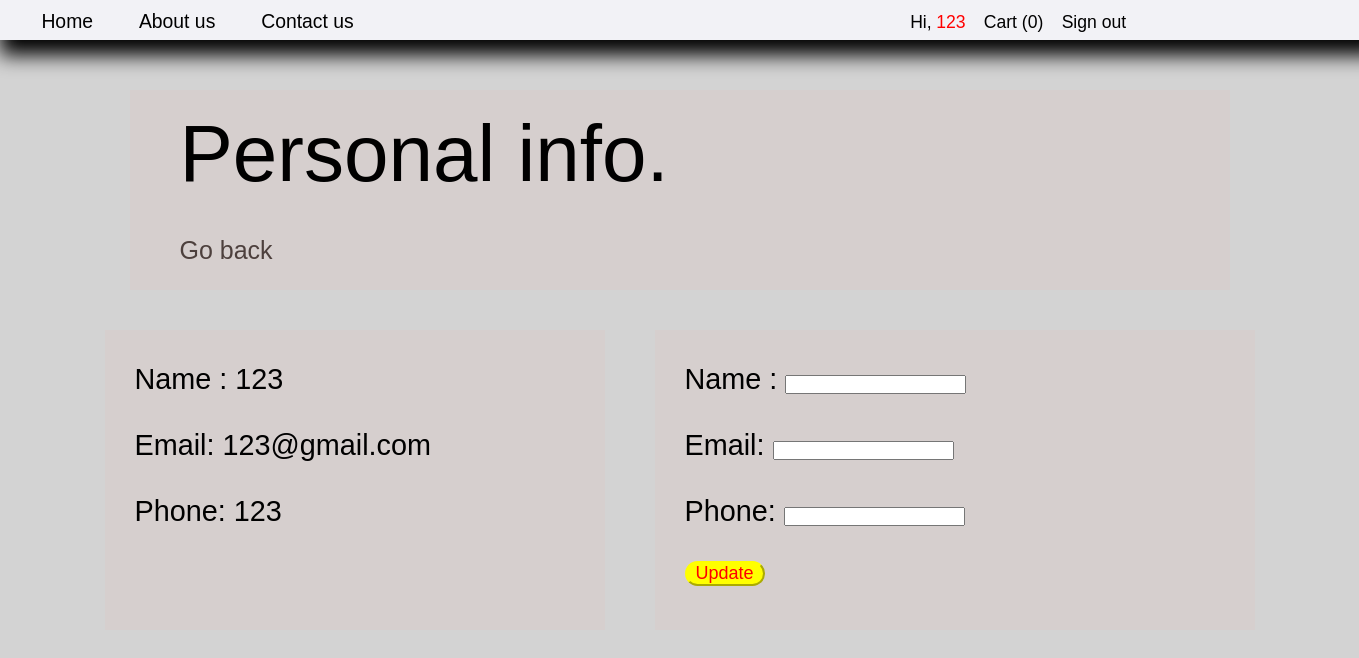
/personalinfo.php (signed in), run on the app's committed database.
### tables this page shows
CREATE TABLE `user` (
  `id` int(11) NOT NULL,
  `username` text NOT NULL,
  `userpassword` text NOT NULL,
  `email` text NOT NULL,
  `phone` text NOT NULL
);

### personalinfo.php (the view, shortened to what this page needs)
<?php
   include("admin/functions/connection.php");
   $alertemail="";
   $alertphone="";
   $alertuser="";
   $currentuserid=$_SESSION['id'];
?>
<html>
   <head>
      <link href="pages style/dashboard.css"  rel="stylesheet" />
   </head>
   <body>
      <?php include("header.php"); ?>
      <br><br><br><br><br>
      <div id=box0>
       <br>
         <div id=box1>
           <p align=left style="font-size: 80px;">Personal info. </p><br><br>
           <a href="userdash.php" style="text-decoration: none; font-size: 25px; color: #4D403D;">Go back</a>
         </div>
      </div>
      <div style="height: 5%;"></div>
      <div style="margin:0 auto; width:1150px; height: 310px; min-width:1150px; min-height: 310px;">
     <div id="personalinfo" >
    <?php
      $query="select * from user where id=$currentuserid";
      $result= mysqli_query($con,$query);
      $row=mysqli_fetch_assoc($result);
   ?>
         <br>
         <p align="left" style="margin-left:30px">Name : <?php echo $row['username'] ?></p><br>
         <p align="left" style="margin-left:30px">Email: <?php echo $row['email'] ?></p><br>
         <p align="left" style="margin-left:30px">Phone: <?php echo $row['phone'] ?></p><br>
     </div>
    <div id="personalinfo1" >
       <br>
       <form method="post">
         <p align="left" style="margin-left:30px">Name : <input type="text" name="name"><span style="color:red; margin-left: 10px; font-size: 20px;"><?php echo $alertuser; ?></span></p><br>
         <p align="left" style="margin-left:30px">Email: <input type="text" name="email"><span style="color:red; margin-left: 10px; font-size: 20px;"><?php echo $alertemail; ?></span></p><br>
         <p align="left" style="margin-left:30px">Phone: <input type="text" name="phone"><span style="color:red; margin-left: 10px; font-size: 20px;"><?php echo $alertphone; ?></span></p><br>
         <input type="submit" name="submit" value="Update" style="border-radius: 100px; width: 80px; font-size:18px; border-color: yellow; background-color: yellow; color: red; margin-left: 30px">
       </form>
    </div>
    </div>
   <br><br><br><br>
   </body>
</html>

### pages style/dashboard.css (style rules this page uses)
* { padding:0; margin:0; box-sizing: border-box; }
body { background:lightgray; font-family:sans-serif; width:100%; min-width:1349px; height:100%; min-height: 640px; }
div#box0 { margin: auto; background-color: #D6CFCE; width:1100px; min-width:1100px; min-height: 200px; }
div#box1 { margin: auto; background-color: #D6CFCE; width:1000px; min-width:1000px; min-height: 100px; }
div#personalinfo { font-size: 180%; background-color: #D6CFCE; width: 500px; min-width: 500px;; height: 300px; float: left; }
div#personalinfo1 { font-size: 180%; background-color: #D6CFCE; width: 600px; min-width: 600px;; height: 300px; min-height: 300px; float: right; }

### data on the page
user: username "123", email "123@gmail.com", phone "123"

### other printed values
$_SESSION['username'] "123"
$n "0"
